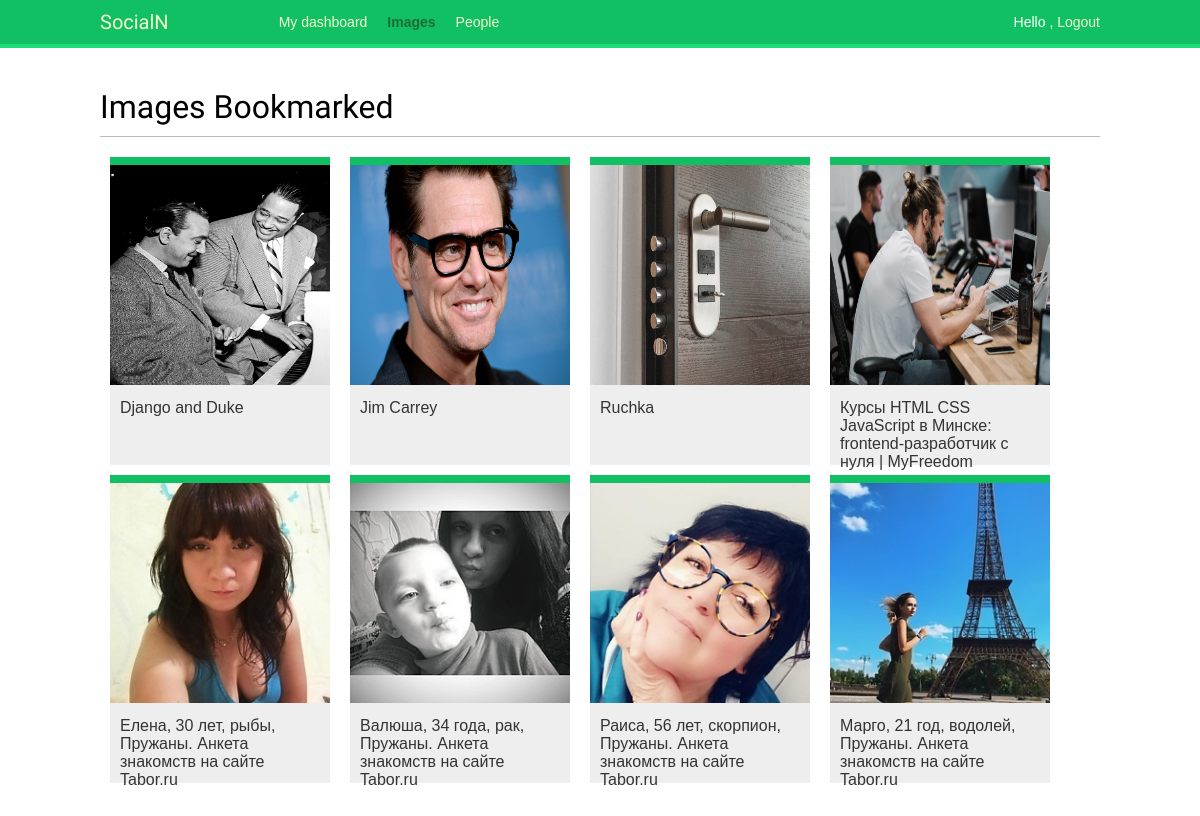
The app's page /images/ (signed in) with its own data.
### images/models.py (models this page shows, shortened)
class Image(models.Model):
    user = models.ForeignKey(
        settings.AUTH_USER_MODEL,
        related_name="images_created",
        on_delete=models.CASCADE,
    )
    title = models.CharField(max_length=200)
    slug = AutoSlugField(populate_from='title')
    url = models.URLField()
    image = models.ImageField(upload_to="images/%Y/%m/%d")
    description = models.TextField(blank=True)
    created = models.DateField(auto_now_add=True, db_index=True)
    users_like = models.ManyToManyField(
        settings.AUTH_USER_MODEL, related_name="images_liked", blank=True
    )
    def get_absolute_url(self):
        return reverse("images:detail", args=[self.id, self.slug])

### images/views.py (the view)
# urls.py: path('', views.image_list, name='list'),
@login_required
def image_list(request):
    images = Image.objects.all()
    paginator = Paginator(images, 8)
    page = request.GET.get('page')
    try:
        images = paginator.page(page)
    except PageNotAnInteger:
        images = paginator.page(1)
    except EmptyPage:
        if request.is_ajax():
            return HttpResponse('')
        images = paginator.page(paginator.num_pages)
    if request.is_ajax():
        return render(request,
                      'images/image/list_ajax.html',
                      {'section': 'images', 'images': images})
    return render(request,
                  'images/image/list.html',
                   {'section': 'images', 'images': images})

### images/templates/images/image/list.html (shortened to what this page needs)
{% extends 'base.html' %}
{% block content %}
<h1>Images Bookmarked</h1>
<div id="image-list">
    {% include 'images/image/list_ajax.html' %}
</div>
{% endblock %}

### images/templates/images/image/list_ajax.html
{% load thumbnail %}
{% for image in images %}
    <div class='image'>
        <a href='{{ image.get_absolute_url }}'>
            {% thumbnail image.image "300x300" crop="100%" as im %}
                <a href="{{ image.get_absolute_url }}">
                    <img src="{{ im.url }}">
                </a>
            {% endthumbnail %}
        </a>
        <div class='info'>
            <a href='{{ image.get_absolute_url }}' class='title'>{{ image.title }}</a>
        </div>
    </div>
{% endfor %}

### account/static/css/base.css (style rules this page uses)
body { margin:0; padding:0; font-family:helvetica, sans-serif; }
a { color:#12c064; text-decoration:none; }
h1, h2, h3, h4, h5 , h6 { font-family: 'Muli', sans-serif; font-weight:normal; }
h1 { border-bottom:1px solid #bbb; padding:0 0 10px 0; margin:10px 0 20px 0; }
#image-list { overflow:auto; }
#image-list .image { float:left; width:220px; height:300px; margin:0 10px 10px 10px; border-top:8px solid #12c064; background:#eee; }
#image-list img { width:220px; height:220px; }
#image-list .info { padding:10px; }
#image-list .info a { color:#333; }

### records on screen
Image: shows a picture, title "Django and Duke"
Image: shows a picture, title "Jim Carrey"
Image: shows a picture, title "Ruchka"
Image: shows a picture, title "Курсы HTML CSS JavaScript в Минске: frontend-разработчик с нуля | MyFreedom"
Image: shows a picture, title "Елена, 30 лет, рыбы, Пружаны. Анкета знакомств на сайте Tabor.ru"
Image: shows a picture, title "Валюша, 34 года, рак, Пружаны. Анкета знакомств на сайте Tabor.ru"
Image: shows a picture, title "Раиса, 56 лет, скорпион, Пружаны. Анкета знакомств на сайте Tabor.ru"
Image: shows a picture, title "Марго, 21 год, водолей, Пружаны. Анкета знакомств на сайте Tabor.ru"
